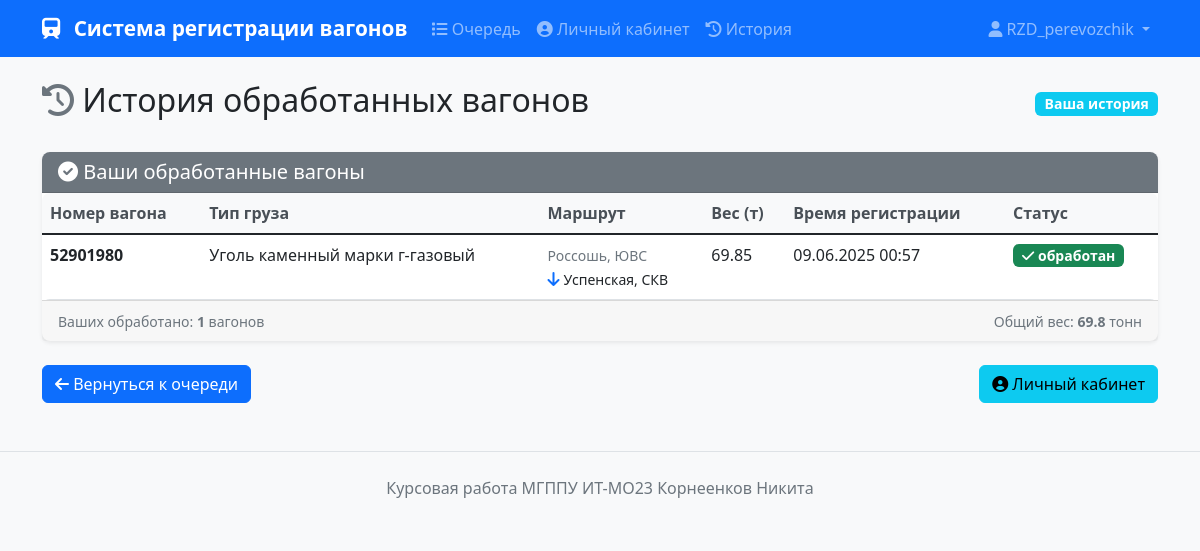
/history (signed in), run on the app's committed database.
### app.py (models this page shows, shortened)
class User(UserMixin, db.Model):
    id = db.Column(db.Integer, primary_key=True)
    username = db.Column(db.String(80), unique=True, nullable=False)
    email = db.Column(db.String(120), unique=True, nullable=False)
    password_hash = db.Column(db.String(128))
    company_name = db.Column(db.String(200))
    created_at = db.Column(db.DateTime, default=datetime.utcnow)
    wagons = db.relationship('Wagon', backref='owner', lazy=True)

class Wagon(db.Model):
    id = db.Column(db.Integer, primary_key=True)
    wagon_number = db.Column(db.String(50), nullable=False)
    cargo_type = db.Column(db.String(100), nullable=False)
    departure_point = db.Column(db.String(100), nullable=False)
    destination = db.Column(db.String(100), nullable=False)
    weight = db.Column(db.Float, nullable=False)
    position = db.Column(db.Integer, nullable=False)
    timestamp = db.Column(db.DateTime, default=datetime.utcnow)
    status = db.Column(db.String(20), default='в_очереди')
    user_id = db.Column(db.Integer, db.ForeignKey('user.id'), nullable=False)

### app.py (the view)
@app.route('/history')
@login_required
def history():
    if current_user.username == 'admin':
        processed_wagons = Wagon.query.filter_by(status='обработан').order_by(Wagon.timestamp.desc()).all()
    else:
        processed_wagons = Wagon.query.filter_by(user_id=current_user.id, status='обработан').order_by(Wagon.timestamp.desc()).all()
    return render_template('history.html', wagons=processed_wagons)

### app.py (called while the page is built)
@login_manager.user_loader
def load_user(user_id):
    return User.query.get(int(user_id))

### templates/history.html (shortened to what this page needs)
{% extends "base.html" %}
{% block content %}
<div class="d-flex justify-content-between align-items-center mb-4">
    <h2>
        <i class="fas fa-history text-secondary"></i>
        История обработанных вагонов
    </h2>
    {% if current_user.username == 'admin' %}
    <span class="badge bg-warning text-dark">Режим администратора</span>
    {% else %}
    <span class="badge bg-info">Ваша история</span>
    {% endif %}
</div>
<div class="card">
    <div class="card-header bg-secondary text-white">
        <h5 class="mb-0">
            <i class="fas fa-check-circle"></i>
            {% if current_user.username == 'admin' %}
                Все обработанные вагоны
            {% else %}
                Ваши обработанные вагоны
            {% endif %}
        </h5>
    </div>
    <div class="card-body p-0">
        {% if wagons %}
            <div class="table-responsive">
                <table class="table table-hover mb-0">
                    <thead class="table-light">
                        <tr>
                            <th>Номер вагона</th>
                            <th>Тип груза</th>
                            <th>Маршрут</th>
                            <th>Вес (т)</th>
                            <th>Время регистрации</th>
                            <th>Статус</th>
                        </tr>
                    </thead>
                    <tbody>
                        {% for wagon in wagons %}
                        <tr class="{{ 'table-success' if wagon.user_id == current_user.id and current_user.username == 'admin' else '' }}">
                            <td>
                                <strong>{{ wagon.wagon_number }}</strong>
                            </td>
                            <td>{{ wagon.cargo_type }}</td>
                            <td>
                                <small class="text-muted">{{ wagon.departure_point }}</small>
                                <br>
                                <i class="fas fa-arrow-down text-primary"></i>
                                <small>{{ wagon.destination }}</small>
                            </td>
                            <td>{{ wagon.weight }}</td>
                            <td>{{ wagon.timestamp.strftime('%d.%m.%Y %H:%M') }}</td>
                            <td>
                                <span class="badge bg-success">
                                    <i class="fas fa-check"></i> {{ wagon.status }}
                                </span>
                            </td>
                        </tr>
                        {% endfor %}
                    </tbody>
                </table>
            </div>
        {% endif %}
    </div>
    {% if wagons %}
    <div class="card-footer">
        <div class="row">
            <div class="col-md-6">
                <small class="text-muted">
                    {% if current_user.username == 'admin' %}
                        Всего обработано: <strong>{{ wagons|length }}</strong> вагонов
                    {% else %}
                        Ваших обработано: <strong>{{ wagons|length }}</strong> вагонов
                    {% endif %}
                </small>
            </div>
            <div class="col-md-6 text-end">
                <small class="text-muted">
                    Общий вес: <strong>{{ "%.1f"|format(wagons|sum(attribute='weight')) }}</strong> тонн
                </small>
            </div>
        </div>
    </div>
    {% endif %}
</div>
<div class="row mt-4">
    <div class="col-md-6">
        <a href="{{ url_for('index') }}" class="btn btn-primary">
            <i class="fas fa-arrow-left"></i> Вернуться к очереди
        </a>
    </div>
    <div class="col-md-6 text-end">
        <a href="{{ url_for('dashboard') }}" class="btn btn-info">
            <i class="fas fa-user-circle"></i> Личный кабинет
        </a>
    </div>
</div>
{% endblock %}

### templates/base.html (shortened to what this page needs)
<!DOCTYPE html>
<html lang="ru">
<head>
    <link href="https://cdn.jsdelivr.net/npm/bootstrap@5.1.3/dist/css/bootstrap.min.css" rel="stylesheet">
    <link href="https://cdnjs.cloudflare.com/ajax/libs/font-awesome/6.0.0/css/all.min.css" rel="stylesheet">
    <link href="{{ url_for('static', filename='css/style.css') }}" rel="stylesheet">
</head>
<body>
    <nav class="navbar navbar-expand-lg navbar-dark bg-primary">
        <div class="container">
            <a class="navbar-brand" href="{{ url_for('index') }}">
                <i class="fas fa-train"></i> Система регистрации вагонов
            </a>
            {% if current_user.is_authenticated %}
            <div class="collapse navbar-collapse" id="navbarNav">
                <div class="navbar-nav me-auto">
                    <a class="nav-link" href="{{ url_for('index') }}">
                        <i class="fas fa-list"></i> Очередь
                    </a>
                    <a class="nav-link" href="{{ url_for('dashboard') }}">
                        <i class="fas fa-user-circle"></i> Личный кабинет
                    </a>
                    <a class="nav-link" href="{{ url_for('history') }}">
                        <i class="fas fa-history"></i> История
                    </a>
                </div>
                <div class="navbar-nav">
                    <div class="nav-item dropdown">
                        <a class="nav-link dropdown-toggle" href="#" role="button" data-bs-toggle="dropdown">
                            <i class="fas fa-user"></i>
                            {{ current_user.company_name or current_user.username }}
                        </a>
                    </div>
                </div>
            </div>
            {% endif %}
        </div>
    </nav>
    <div class="container mt-4">
        {% block content %}{% endblock %}
    </div>
    <footer class="bg-light mt-5 py-4">
        <div class="container text-center">
            <p class="text-muted mb-0">
                Курсовая работа МГППУ ИТ-МО23 Корнеенков Никита
            </p>
        </div>
    </footer>
</body>
</html>

### static/css/style.css (style rules this page uses)
body { background-color: #f8f9fa; font-family: 'Segoe UI', Tahoma, Geneva, Verdana, sans-serif; }
.navbar-brand { font-weight: bold; font-size: 1.3rem; }
.navbar-brand i { margin-right: 8px; }
.card { border: none; box-shadow: 0 0.125rem 0.25rem rgba(0, 0, 0, 0.075); border-radius: 0.5rem; margin-bottom: 1.5rem; }
.card-header { border-radius: 0.5rem 0.5rem 0 0 !important; font-weight: 600; }
.btn { border-radius: 0.375rem; font-weight: 500; transition: all 0.15s ease-in-out; }
.table { border-radius: 0.5rem; overflow: hidden; }
.table th { background-color: #f8f9fa; font-weight: 600; border-top: none; color: #495057; }
.badge { font-size: 0.875em; border-radius: 0.375rem; }
.card { animation: fadeIn 0.3s ease-out; }
footer { margin-top: auto; border-top: 1px solid #dee2e6; }

### data on the page
User: company_name "RZD_perevozchik"
Wagon: wagon_number "52901980", cargo_type "Уголь каменный марки г-газовый", departure_point "Россошь, ЮВС", destination "Успенская, СКВ", weight "69.85", timestamp "09.06.2025 00:57", status "обработан"

### other printed values
{{ wagons|length }} "1"
{{ "%.1f"|format(wagons|sum(attribute='weight')) }} "69.8"
